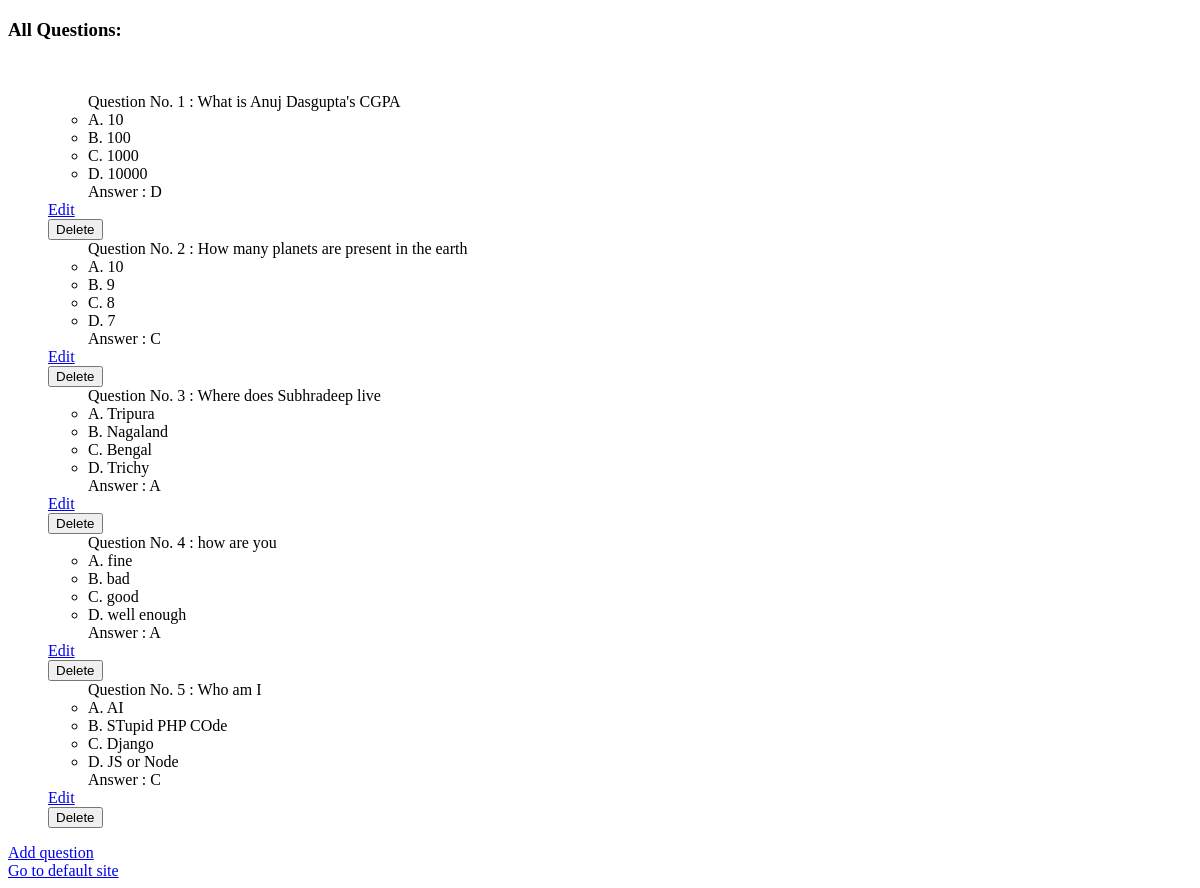
Page /prof/question/view_all_ques on the earlier database version.
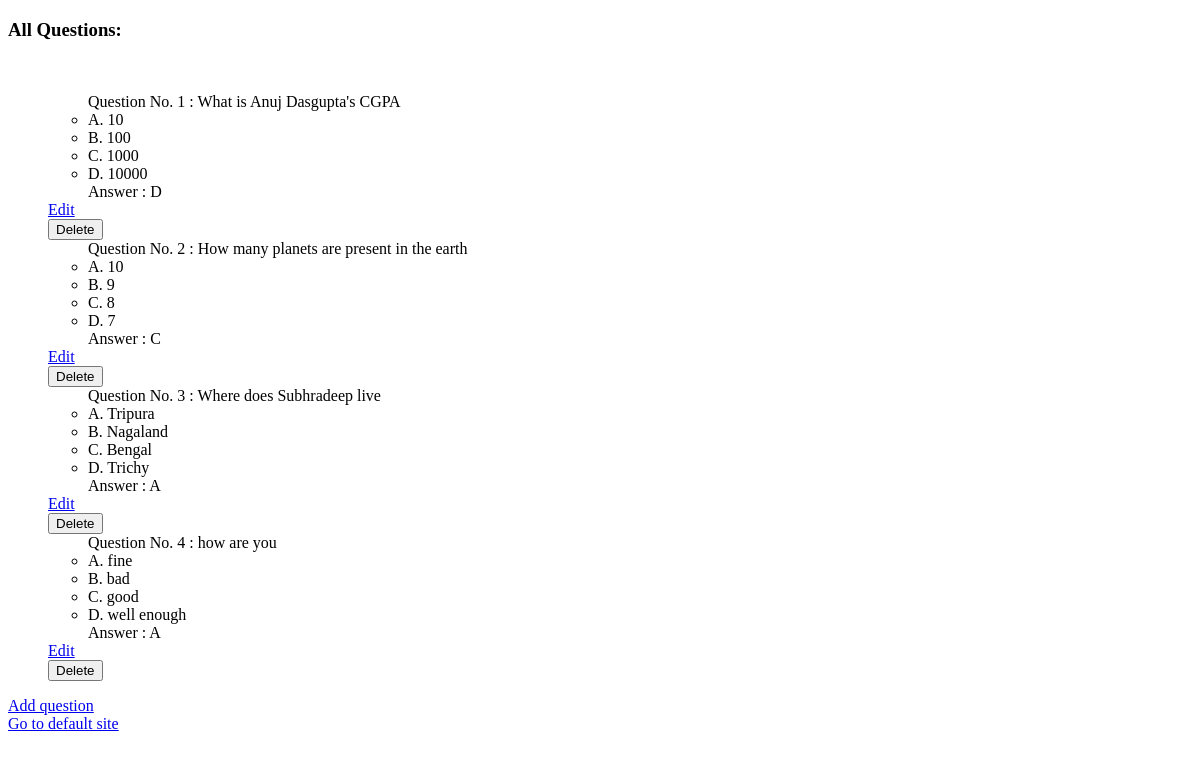
Same page on the later database version.
### prof/models.py (models this page shows, shortened)
class Question_DB(models.Model):
    qno = models.AutoField(primary_key=True)
    question = models.CharField(max_length=100)
    optionA = models.CharField(max_length=100)
    optionB = models.CharField(max_length=100)
    optionC = models.CharField(max_length=100)
    optionD = models.CharField(max_length=100)
    answer = models.CharField(max_length=200)

### prof/views.py (the view, shortened to what this page needs)
# urls.py: path('question/view_all_ques', views.view_all_ques, name='view_all_ques'),
def view_all_ques(request):
    return render(request, 'prof/view_all_questions.html',{
        'question_db': Question_DB.objects.all() ,
    })

### prof/templates/prof/view_all_questions.html (shortened to what this page needs)
<!DOCTYPE html>
<html lang="en">
<head>
</head>
<body>
    <h3>All Questions:</h3><br>
    <ol>
        {% for ques in question_db %}
                <ul>Question No. {{ques.qno}} : {{ ques.question }}
                    <li>A. {{ques.optionA}}</li>
                    <li>B. {{ques.optionB}}</li>
                    <li>C. {{ques.optionC}}</li>
                    <li>D. {{ques.optionD}}</li>
                </ul>
                <ul>Answer : {{ques.answer}} </ul>
                <a href="{% url 'prof:edit_question' ques.qno %}">Edit</a>
                <form method="POST">
                    <input type="submit" value="Delete">
                </form>
                {% empty %}
                <h4>No questions in database</h4>
        {% endfor %}
    </ol>
    <a href="{% url 'prof:add_question' %}">Add question</a><br>
    <a href="{% url 'prof:index' %}">Go to default site</a>
</body>
</html>

Differences in the rows shown:
removed Question_DB: qno "5", question "Who am I", optionA "AI", optionB "STupid PHP COde", optionC "Django", optionD "JS or Node", answer "C"
